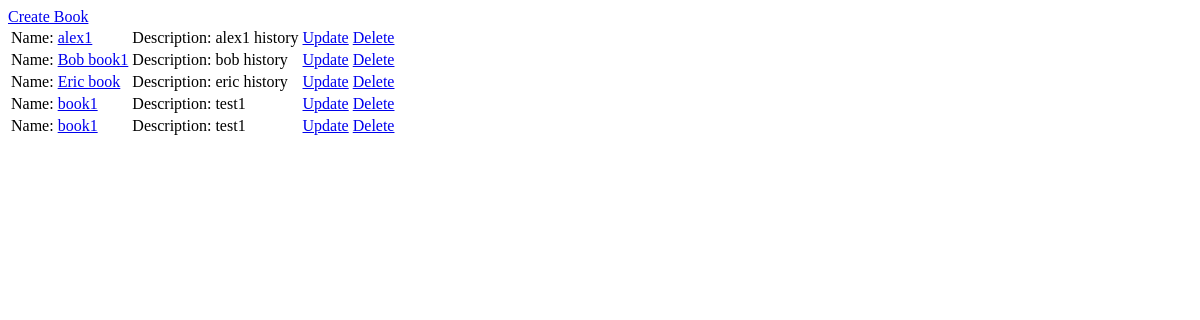
The app's page /store/book_list/, older data.
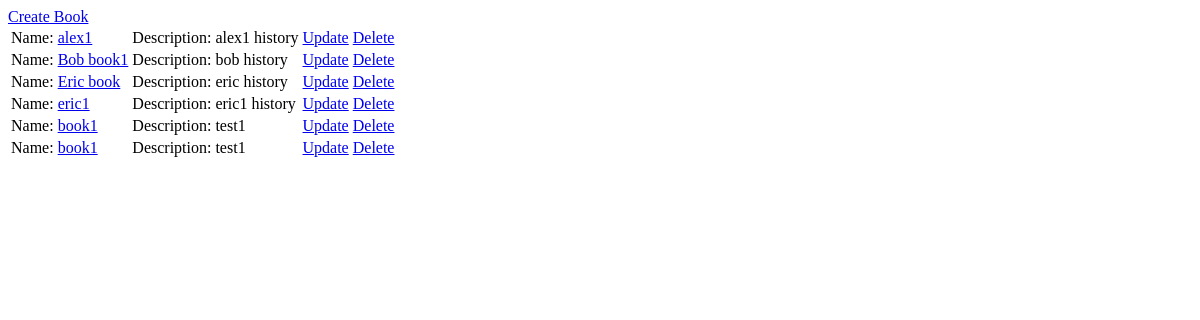
The same page, newer data.
### store/models.py (models this page shows)
class BaseModel(models.Model):
    create_at = models.DateTimeField()
    update_at = models.DateTimeField()
    class Meta:
        abstract = True

class Books(BaseModel):
    name = models.CharField(max_length=255)
    description = models.CharField(max_length=1000)
    price = models.IntegerField()
    class Meta:
        db_table = "books"
    def get_absolute_url(self):
        return reverse_lazy("store:detail_book", kwargs={"pk": self.pk})

### store/views.py (the view)
# urls.py: path('book_list/', BookListView.as_view(), name="book_list"),
class BookListView(ListView):
    model = Books
    template_name = "book_list.html"
    def get_queryset(self):
        queryset = super(BookListView, self).get_queryset()
        if "name" in self.kwargs:
            queryset = queryset.filter(name__startswith=self.kwargs["name"])
        queryset = queryset.order_by("description")
        return queryset

### templates/book_list.html (shortened to what this page needs)
<a href="{% url 'store:add_book' %}">Create Book</a>
<table>
    <tbody>
        {% for object in object_list %}
        <tr>
            <td>Name: <a href="{{ object.get_absolute_url }}">{{ object.name }}</a></td>
            <td>Description: {{ object.description }}</td>
            <td><a href="{% url 'store:edit_book' object.id %}">Update</a></td>
            <td><a href="{% url 'store:delete_book' object.id %}">Delete</a></td>
        </tr>
        {% endfor %}
    </tbody>
</table>

Row changes from the older to the newer data that the page shows:
added Books: name "eric1", description "eric1 history"
